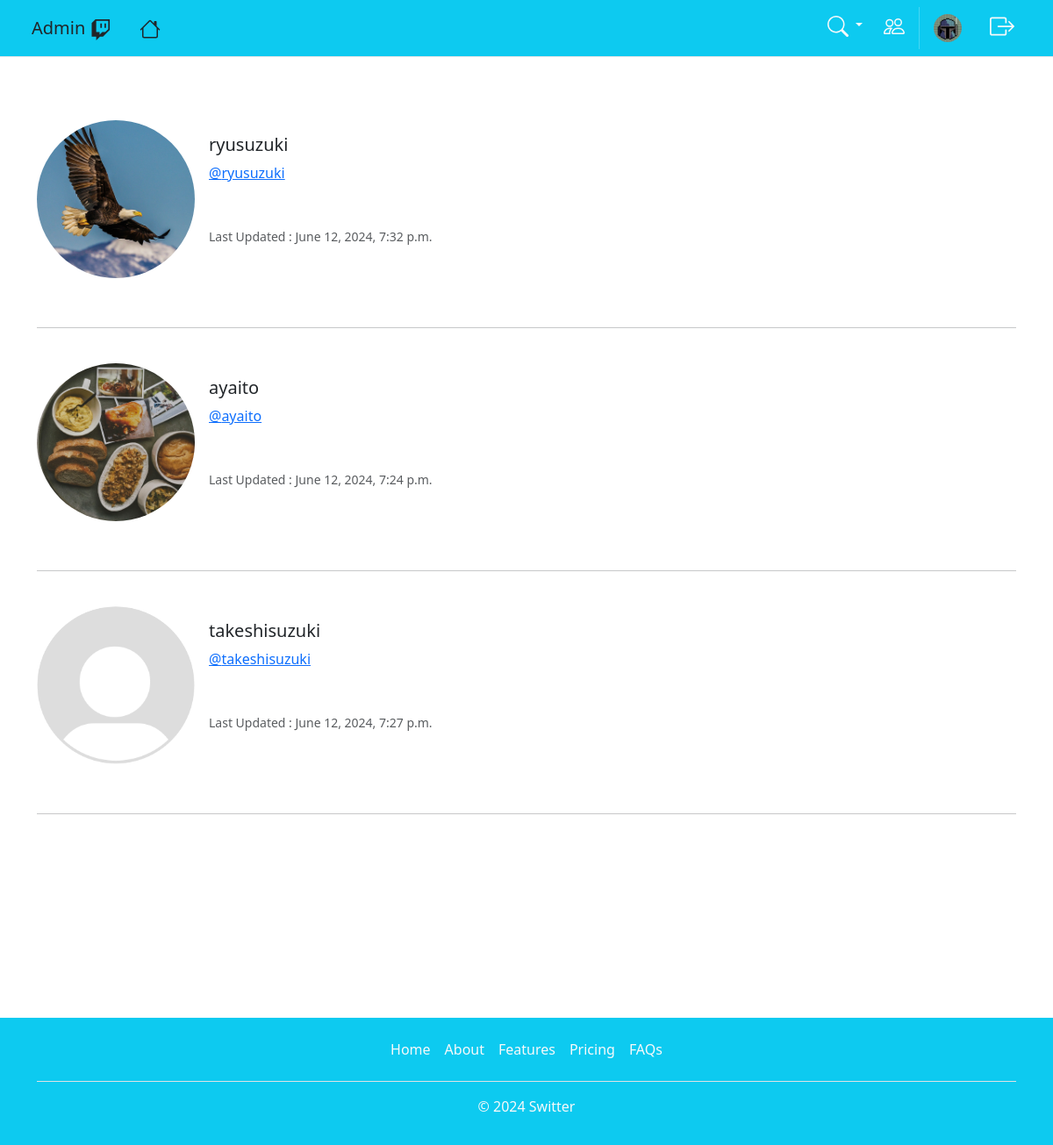
The app's page /profile_list (signed in), older data.
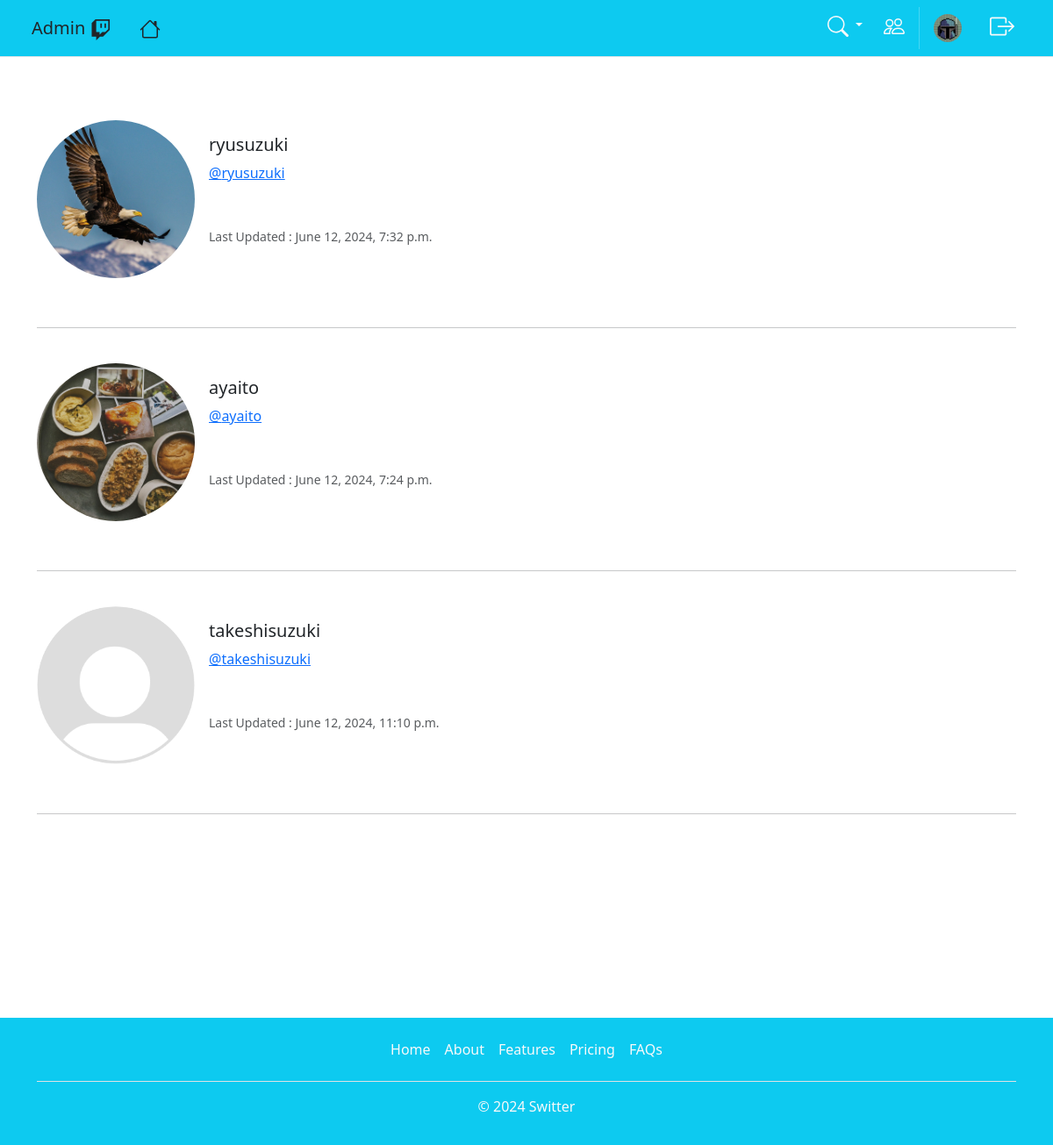
The same page, newer data.
### witter/models.py (models this page shows, shortened)
class Profile(models.Model):
    user = models.OneToOneField(User, on_delete=models.CASCADE)
    follows = models.ManyToManyField("self", related_name="followed_by", symmetrical=False, blank=True)
    last_updated = models.DateTimeField(User, auto_now=True)
    profile_img = models.ImageField(null=True, blank=True, upload_to="images/profile_pics/")
    profile_bio = models.CharField(max_length=500, null=True, blank=True)
    homepage = models.CharField(max_length=500, null=True, blank=True)
    facebook = models.CharField(max_length=500, null=True, blank=True)
    instagram = models.CharField(max_length=500, null=True, blank=True)
    linkedin = models.CharField(max_length=500, null=True, blank=True)

### witter/views.py (the view)
# urls.py: path('profile_list', views.profile_list, name="profile_list"),
def profile_list(request):
    if request.user.is_authenticated:
        profiles = Profile.objects.exclude(user=request.user)
        return render(request, "profile_list.html", {"profiles":profiles})
    else:
        messages.success(request, "Login Or Register To View Profiles?")
        return redirect("home")

### witter/templates/profile_list.html
{% extends "base.html" %}
{%  load static %}
{% block content %}
{% for profile in profiles %}
<br>
<div class="card mb-3 border-0" style="max-width: 540px;">
    <div class="row g-0">
      <div class="col-md-4">
        {% if profile.profile_img %}
        <img src="{{ profile.profile_img.url }}" class="img-fluid rounded-circle" alt="Profile Picture">
        {% else %}
        <img src="../media/images/profile_pics/default_pfp.png" class="img-fluid rounded-circle" alt="Profile Picture">
        {% endif %}
      </div>
      <div class="col-md-8">
        <div class="card-body">
          <h5 class="card-title">{{ profile.user.username }}</h5>
          <a class="card-text" href="{% url 'profile' profile.user.id %}">@{{ profile.user|lower }}</a>
          <br>
          <br>
          <br>
          <p class="card-text mb-0"><small class="text-body-secondary ">Last Updated : {{ profile.last_updated }}</small></p>
        </div>
      </div>
    </div>
  </div>
<br>
<hr>
{% endfor %}
{% endblock %}

Row changes from the older to the newer data that the page shows:
changed Profile "takeshisuzuki": last_updated "June 12, 2024, 7:27 p.m." → "June 12, 2024, 11:10 p.m."
